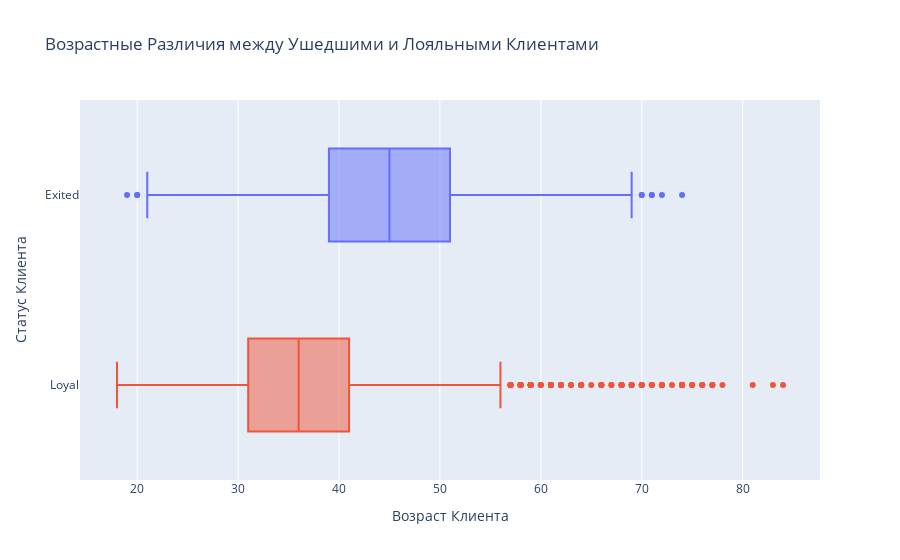

The code cell stored with this chart in its notebook:
### Markdown cell above
Возрастные Различия между Ушедшими и Лояльными Клиентами

### Code cell
#create a boxplot
fig = px.box(
    data_frame=churn_data,
    x='Age',
    y='Status',
    color='Status',
    #set horizontal orientation
    orientation='h',
    title='Возрастные Различия между Ушедшими и Лояльными Клиентами',
)

#set the title of the axis
fig.update_layout(
   xaxis_title_text='Возраст Клиента',
   yaxis_title_text='Статус Клиента',
   showlegend=False
)

fig.show()

### Figure 1 — Plotly figure (JSON) as saved in the notebook; plotly's stock layout.template omitted (floating-point values rounded to 4 significant figures; data arrays with more than 128 entries replaced by an {"elided": "..."} marker saying what was removed)
{"data": [{"alignmentgroup": "True", "hovertemplate": "Status=%{y}<br>Age=%{x}<extra></extra>", "legendgroup": "Exited", "marker": {"color": "#636efa"}, "name": "Exited", "notched": false, "offsetgroup": "Exited", "orientation": "h", "showlegend": true, "type": "box", "x": {"elided": "814 int values"}, "x0": " ", "xaxis": "x", "y": {"elided": "814 str values"}, "y0": " ", "yaxis": "y"}, {"alignmentgroup": "True", "hovertemplate": "Status=%{y}<br>Age=%{x}<extra></extra>", "legendgroup": "Loyal", "marker": {"color": "#EF553B"}, "name": "Loyal", "notched": false, "offsetgroup": "Loyal", "orientation": "h", "showlegend": true, "type": "box", "x": {"elided": "1695 int values"}, "x0": " ", "xaxis": "x", "y": {"elided": "1695 str values"}, "y0": " ", "yaxis": "y"}], "layout": {"boxmode": "overlay", "legend": {"title": {"text": "Status"}, "tracegroupgap": 0}, "showlegend": false, "title": {"text": "Возрастные Различия между Ушедшими и Лояльными Клиентами"}, "xaxis": {"anchor": "y", "domain": [0, 1], "title": {"text": "Возраст Клиента"}}, "yaxis": {"anchor": "x", "categoryarray": ["Loyal", "Exited"], "categoryorder": "array", "domain": [0, 1], "title": {"text": "Статус Клиента"}}}}
